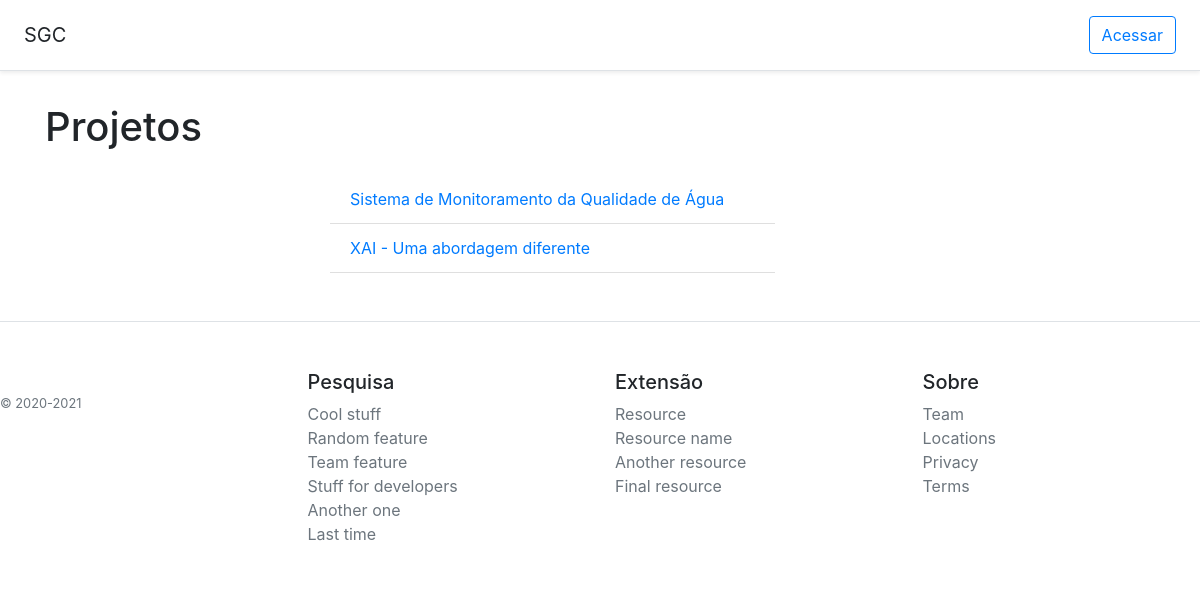
/projeto/, run on the app's committed database.
### projeto/models.py (models this page shows, shortened)
class Projeto(models.Model):
    titulo = models.CharField(max_length=50)
    descricao = models.CharField(max_length=500, verbose_name="descrição")
    inicio = models.DateField(verbose_name="início")
    fim = models.DateField(blank=True)
    aprovado = models.BooleanField(default=False, verbose_name="Está institucionalizado?")
    coordenador = models.ForeignKey(Professor, on_delete=models.PROTECT)

### projeto/views.py (the view)
# urls.py: path('', views.listar, name='listar'), #projeto/
def listar(request):
    projetos = Projeto.objects.all()
    context = {'projetos': projetos}
    return render(request, 'projeto/list.html', context)

### templates/projeto/list.html (shortened to what this page needs)
{% extends 'base.html' %}
{% block content %}
<div class="py-3 text-left">
	<h1>Projetos</h1>
</div>
<div class="row">
    <div class="col-md-5 order-md-2">
        {% if projetos %}
        <ul class="list-group list-group-flush">
            {% for projeto in projetos %}
                <li class="list-group-item"><a href="/projeto/exibir/{{ projeto.pk }}">{{ projeto.titulo }} </a></li>
            {% endfor %}
    </div>
	<div class="col-md-3 order-md-1">
    </div>
</div>
{% endif %}
{% endblock %}

### data on the page
Projeto: titulo "Sistema de Monitoramento da Qualidade de Água"
Projeto: titulo "XAI - Uma abordagem diferente"
